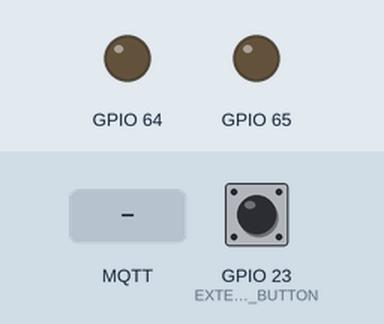
Recording of a sketch running on a simulated ESP32. On the bench: output pins drawn as LEDs (lit = HIGH). The inputs (shaded band) are chosen by the test bench; at power-on: GPIO 23 (EXTERNAL_BUTTON) HIGH. WiFi joins after 1.5 s; servers stay silent unless stated; no MQTT or app messages arrive unless stated; what the sketch prints to the serial monitor is not drawn.

Above: at 4.7 s.
4.8 s: MQTT message "2H" arrives on the first subscribed topic
6.3 s: MQTT message "2L" arrives on the first subscribed topic
At 7.0 s:
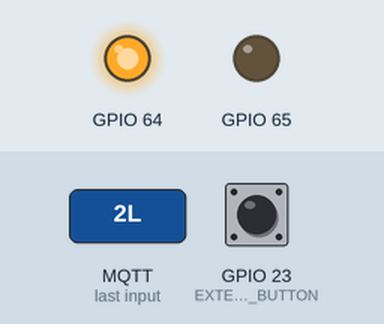
7.8 s: MQTT message "R2H" arrives on the first subscribed topic
9.3 s: MQTT message "R2L" arrives on the first subscribed topic
At 10.5 s:
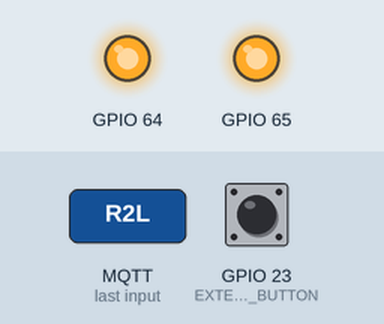
10.8 s: MQTT message "R1H" arrives on the first subscribed topic
At 11.6 s:
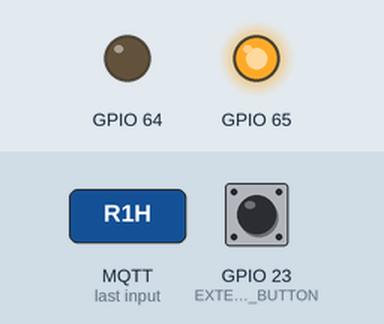
Timing chart, 0 to 13.8 s (numbered marks = the images above; inputs shaded):
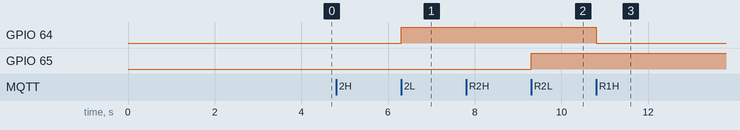

Measured:
- after the input at 6.3 s, GPIO 64: LOW → HIGH at once
- after the input at 9.3 s, GPIO 65: LOW → HIGH at once
- after the input at 10.8 s, GPIO 64: HIGH → LOW at once

The sketch:

esp32_MQTT_pub_sub_01.ino
```cpp
// https://wiki.binefa.cat

#include "PCF8574.h" // https://github.com/RobTillaart/Arduino/tree/master/libraries/PCF8574
#include <PubSubClient.h>
#include <WiFi.h>
#include <Wire.h>
#include "credentials.h"

#define I2C_SDA 21
#define I2C_SCL 22

#define I2C_SDA_OLED 4
#define I2C_SCL_OLED 15

#define R1 0x01
#define R2 0x02
#define R3 0x04
#define R4 0x08

#define EXTERNAL_BUTTON 23
#define ADC_POT 35

PCF8574 PCF_38(0x38);
//PCF8574 PCF_38(0x20);

#define TEMA_PUBLICA_ESTAT_BOTO "/jordi/witty/boto"
#define TEMA_SUBSCRIPCIO_ESTAT_LEDS "/jordi/witty/leds"

WiFiClient espClient;
PubSubClient client(espClient);

static byte byState;
const byte button = EXTERNAL_BUTTON;

void vDelayESP(unsigned long ulMilliseconds) {
  unsigned long ulPreviousMillis = millis();

  do {
    yield();
  } while (millis() - ulPreviousMillis <= ulMilliseconds);
}

void callback(char* topic, byte* payload, unsigned int length) {
  String szRx = "", szTema(topic);

  Serial.print("Message arrived [");
  Serial.print(topic);
  Serial.print("] ");
  for (int i = 0; i < length; i++) {
    char receivedChar = (char)payload[i];
    szRx += receivedChar;
  }
  Serial.println(szRx);
  if (szTema == TEMA_SUBSCRIPCIO_ESTAT_LEDS) {
    if (szRx == "2L" || szRx == "R1L" ) byState &= ~R1;
    if (szRx == "2H" || szRx == "R1H") byState |= R1;
    if (szRx == "12L" || szRx == "R2L") byState &= ~R2;
    if (szRx == "12H" || szRx == "R2H") byState |= R2;
    if (szRx == "13L" || szRx == "R3L") byState &= ~R3;
    if (szRx == "13H" || szRx == "R3H") byState |= R3;;
    if (szRx == "15L" || szRx == "R4L" ) byState &= ~R4;
    if (szRx == "15H" || szRx == "R4H") byState |= R4;
    PCF_38.write8(~byState);
  }
}


void reconnect() {
  // Loop until we're reconnected
  while (!client.connected()) {
    Serial.print("Attempting MQTT connection...");
    // Attempt to connect
    if (client.connect("ESP8266 Client <- Canvieu aquest nom")) {
      Serial.println("connected");
      // ... and subscribe to topic
      client.subscribe(TEMA_SUBSCRIPCIO_ESTAT_LEDS);
    } else {
      Serial.print("failed, rc=");
      Serial.print(client.state());
      Serial.println(" try again in 5 seconds");
      // Wait 5 seconds before retrying
      vDelayESP(5000);
    }
  }
}

void setup_wifi() {
  WiFi.enableSTA(true);
  vDelayESP(2000);
  WiFi.begin(ssid, password);

  Serial.print("[Connecting]");
  Serial.print(ssid);
  int tries = 0;
  while (WiFi.status() != WL_CONNECTED) {
    vDelayESP(500);
    Serial.print(".");
    //tries++;
    //if (tries > 30) {
    //  break;
    //}
  }
  Serial.println();

  printWifiStatus();

  Serial.println("Connected to wifi");
}

void setup() {
  pinMode(EXTERNAL_BUTTON, INPUT_PULLUP);
  Serial.begin(115200);
  Wire.begin(I2C_SDA, I2C_SCL);
  //Wire.begin(I2C_SDA_OLED, I2C_SCL_OLED);

  byState = 0x00;
  PCF_38.write8(~byState);
  setup_wifi();
  client.setServer(mqtt_server, mqtt_port);
  client.setCallback(callback);
}

void loop() {
  boolean bButtonState = !digitalRead(EXTERNAL_BUTTON);
  static boolean bLastButtonState = bButtonState;

  if (!client.connected()) {
    reconnect();
  }

  if (bButtonState != bLastButtonState) {
    bLastButtonState = bButtonState;
    vDelayESP(50);
    if (!bButtonState)
      client.publish(TEMA_PUBLICA_ESTAT_BOTO, "Botó GPIO4 NO premut");
    else
      client.publish(TEMA_PUBLICA_ESTAT_BOTO, "Botó GPIO4 ÉS premut");
  }
  client.loop();
}

void printWifiStatus() {
  // print the SSID of the network you're attached to:
  Serial.print("SSID: ");
  Serial.println(WiFi.SSID());

  // print your WiFi ESP8266's IP address:
  IPAddress ip = WiFi.localIP();
  Serial.print("IP Address: ");
  Serial.println(ip);
}
```

credentials.h
```cpp
//const char* ssid     = "yourSSID";
//const char* password = "yourPassword";

//const char* ssid     = "IoT-eCat";
//const char* password = "clotClot";
const char* ssid     = "Robotica2018";
const char* password = "1123prim2018";

const char* mqtt_server = "popotamo.binefa.cat";
const int mqtt_port = 1888; // normally 1883
//const char* mqtt_server = "test.mosquitto.org";
//const int mqtt_port = 1883; // normally 1883
```
